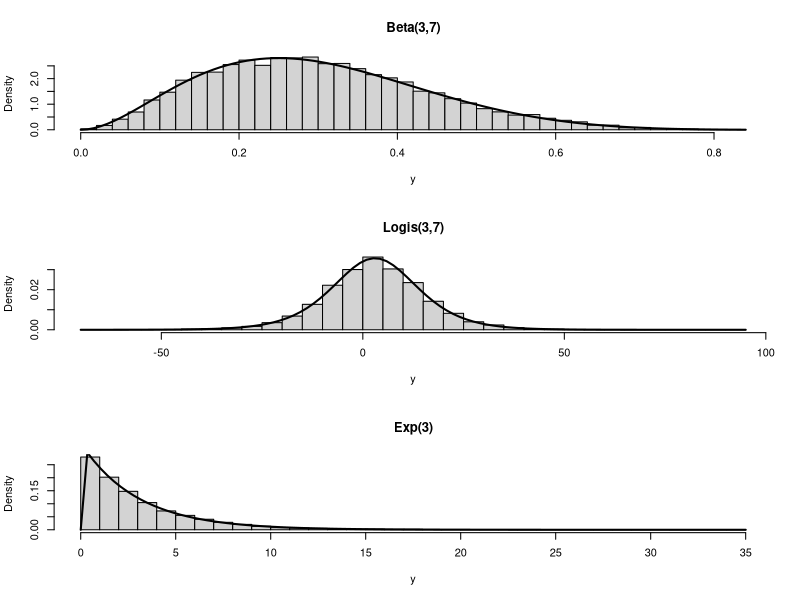

Write R code to recreate this figure.

pdf(file="img/SimTransInvMeth.pdf")
# SimTransMeth.R

par(mfrow = c(3,1))
Iter <- 10000                        # initialization and storage    
y <- rep(0, times = Iter)

# To simulate Beta(3,7)'s 
for (i in seq.int(Iter)){            # start the simulation loop	
  u <- sum(-log(runif(3)))           # a Gamma(a,1)
  v <- sum(-log(runif(7)))           # a Gamma(b,1)
  y[i] <- u/(u+v)                    # a Beta(a,b)
}
hist(y, 30, prob = TRUE, main = "Beta(3,7)")

# now plot the density function
f <- function(x) dbeta(x, shape1 = 3, shape2 = 7)
curve(f, lwd = 2, add = TRUE)


# To simulate Logis(3,7)'s
u <- runif(Iter)                     # 10,000 uniforms
x <- log(u/(1-u))                    # std logistics
y <- 3 + 7*x                         # Logis(3,7)'s
hist(y, 30, prob = TRUE, main = "Logis(3,7)")

# now plot the density function
f <- function(x) dlogis(x, location = 3, scale = 7)
curve(f, lwd = 2, add = TRUE)


# To simulate Exp(3)'s
u <- runif(Iter)             # bunch of uniforms
y <- -3*log(1-u)             # bunch of exponentials
hist(y, 30, prob = TRUE, main = "Exp(3)")

# now plot the density function
f <- function(x) dexp(x, rate = 1/3)
curve(f, lwd = 2, add = TRUE)

par(mfrow = c(1,1))

dev.off()
